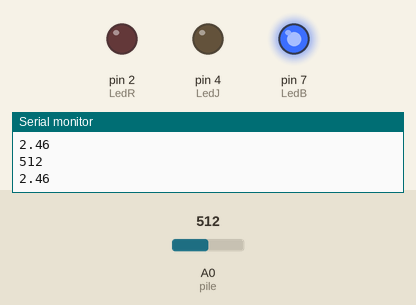
The sketch below on a simulated Arduino Uno, built with avr-gcc and run on an emulated ATmega328P. Parts: output pins drawn as LEDs (lit = HIGH), the last lines printed to the serial monitor. The inputs (shaded band) are chosen by the test bench; at power-on: A0 (pile) = 512.

Above: at 1.2 s.
1.3 s: A0 (pile) set to 341
2.8 s: A0 (pile) set to 316
At 3.2 s:
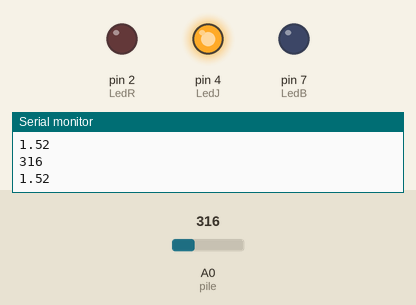
4.3 s: A0 (pile) set to 303
5.8 s: A0 (pile) set to 281
At 6.6 s:
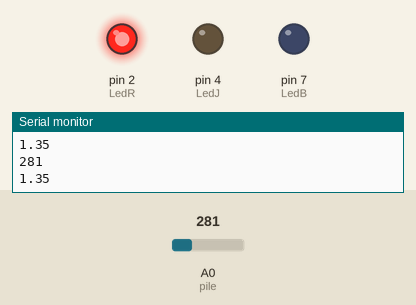
7.3 s: A0 (pile) set to 0
At 7.6 s:
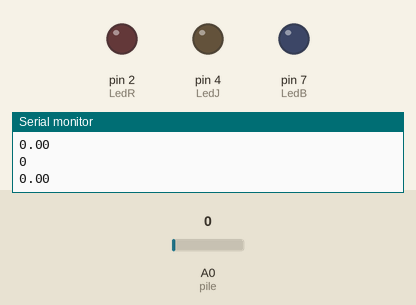
8.8 s: A0 (pile) set to 122
At 9.8 s:
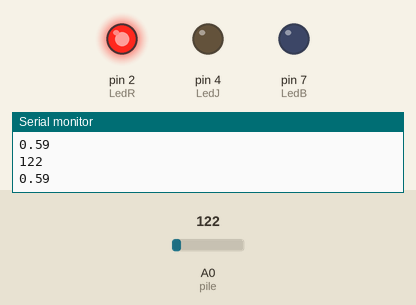
Timing chart, 0 to 11.3 s (numbered marks = the images above; inputs shaded):
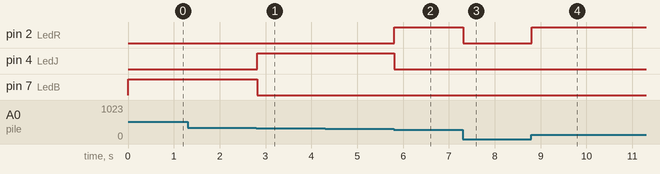

The sketch:

TestPileTension.ino
```cpp
#define LedR 2
#define LedJ 4
#define LedB 7
#define pile A0
float valeur = 0;


void setup() {


  pinMode(LedR, OUTPUT);
  pinMode(LedJ, OUTPUT);
  pinMode(LedB, OUTPUT);
  Serial.begin(9600);


}

void loop() {
  Serial.println(analogRead(pile));
  valeur = analogRead(pile) * 0.0048;

  Serial.println(valeur);

  if (valeur != 0)
  {
    if (valeur > 1.6)
    {
      digitalWrite(LedB, HIGH);
    }
    else
    {
      digitalWrite(LedB, LOW);
    }

    if (valeur > 1.4 && valeur < 1.6)
    {
      digitalWrite(LedJ, HIGH);
    }
    else
      digitalWrite(LedJ, LOW);

    if (valeur <= 1.4)
    {
      digitalWrite(LedR, HIGH);
    } else
    {
      digitalWrite(LedR, LOW);
    }
  }
  else
  {
    digitalWrite(LedR, LOW);
    digitalWrite(LedB, LOW);
    digitalWrite(LedJ, LOW);
  }


}
```

Measured:
- the behaviour switches between 334 and 333 on A0 (pile) (found by bisection; images 0 and 1)
- the behaviour switches between 292 and 291 on A0 (pile) (found by bisection; images 1 and 2)
- after the input at 2.8 s, pin 4 (LedJ): LOW → HIGH at once; pin 7 (LedB): HIGH → LOW at once
- after the input at 5.8 s, pin 2 (LedR): LOW → HIGH at once; pin 4 (LedJ): HIGH → LOW at once
- after the input at 7.3 s, pin 2 (LedR): HIGH → LOW at once
- after the input at 8.8 s, pin 2 (LedR): LOW → HIGH at once
